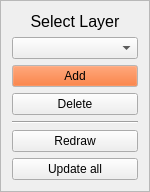
        <widget class="QFrame" name="frame_12">
         <property name="minimumSize">
          <size>
           <width>100</width>
           <height>0</height>
          </size>
         </property>
         <property name="maximumSize">
          <size>
           <width>150</width>
           <height>16777215</height>
          </size>
         </property>
         <property name="frameShape">
          <enum>QFrame::StyledPanel</enum>
         </property>
         <property name="frameShadow">
          <enum>QFrame::Raised</enum>
         </property>
         <layout class="QVBoxLayout" name="verticalLayout_6">
          <item>
           <widget class="QLabel" name="select_label">
            <property name="maximumSize">
             <size>
              <width>16777215</width>
              <height>20</height>
             </size>
            </property>
            <property name="font">
             <font>
              <pointsize>12</pointsize>
             </font>
            </property>
            <property name="text">
             <string>Select Layer</string>
            </property>
            <property name="alignment">
             <set>Qt::AlignCenter</set>
            </property>
           </widget>
          </item>
          <item>
           <widget class="QComboBox" name="layersComboBox"/>
          </item>
          <item>
           <widget class="QPushButton" name="addLayerButton">
            <property name="palette">
             <palette>
              <active>
               <colorrole role="WindowText">
                <brush brushstyle="SolidPattern">
                 <color alpha="255">
                  <red>0</red>
                  <green>0</green>
                  <blue>0</blue>
                 </color>
                </brush>
               </colorrole>
               <colorrole role="Button">
                <brush brushstyle="SolidPattern">
                 <color alpha="255">
                  <red>255</red>
                  <green>85</green>
                  <blue>0</blue>
                 </color>
                </brush>
               </colorrole>
               <colorrole role="Light">
                <brush brushstyle="SolidPattern">
                 <color alpha="255">
                  <red>255</red>
                  <green>255</green>
                  <blue>255</blue>
                 </color>
                </brush>
               </colorrole>
               <colorrole role="Midlight">
                <brush brushstyle="SolidPattern">
                 <color alpha="255">
                  <red>255</red>
                  <green>255</green>
                  <blue>255</blue>
                 </color>
                </brush>
               </colorrole>
               <colorrole role="Dark">
                <brush brushstyle="SolidPattern">
                 <color alpha="255">
                  <red>127</red>
                  <green>127</green>
                  <blue>127</blue>
                 </color>
                </brush>
               </colorrole>
               <colorrole role="Mid">
                <brush brushstyle="SolidPattern">
                 <color alpha="255">
                  <red>170</red>
                  <green>170</green>
                  <blue>170</blue>
                 </color>
                </brush>
               </colorrole>
               <colorrole role="Text">
                <brush brushstyle="SolidPattern">
                 <color alpha="255">
                  <red>0</red>
                  <green>0</green>
                  <blue>0</blue>
                 </color>
                </brush>
               </colorrole>
               <colorrole role="BrightText">
                <brush brushstyle="SolidPattern">
                 <color alpha="255">
                  <red>255</red>
                  <green>255</green>
                  <blue>255</blue>
                 </color>
                </brush>
               </colorrole>
               <colorrole role="ButtonText">
                <brush brushstyle="SolidPattern">
                 <color alpha="255">
                  <red>0</red>
                  <green>0</green>
                  <blue>0</blue>
                 </color>
                </brush>
               </colorrole>
               <colorrole role="Base">
                <brush brushstyle="SolidPattern">
                 <color alpha="255">
                  <red>255</red>
                  <green>255</green>
                  <blue>255</blue>
                 </color>
                </brush>
               </colorrole>
               <colorrole role="Window">
                <brush brushstyle="SolidPattern">
                 <color alpha="255">
                  <red>255</red>
                  <green>255</green>
                  <blue>255</blue>
                 </color>
                </brush>
               </colorrole>
               <colorrole role="Shadow">
                <brush brushstyle="SolidPattern">
                 <color alpha="255">
                  <red>0</red>
                  <green>0</green>
                  <blue>0</blue>
                 </color>
                </brush>
               </colorrole>
               <colorrole role="AlternateBase">
                <brush brushstyle="SolidPattern">
                 <color alpha="255">
                  <red>255</red>
                  <green>255</green>
                  <blue>255</blue>
                 </color>
                </brush>
               </colorrole>
               <colorrole role="ToolTipBase">
                <brush brushstyle="SolidPattern">
                 <color alpha="255">
                  <red>255</red>
                  <green>255</green>
                  <blue>220</blue>
                 </color>
                </brush>
               </colorrole>
               <colorrole role="ToolTipText">
                <brush brushstyle="SolidPattern">
                 <color alpha="255">
                  <red>0</red>
                  <green>0</green>
                  <blue>0</blue>
                 </color>
                </brush>
               </colorrole>
              </active>
              <inactive>
               <colorrole role="WindowText">
                <brush brushstyle="SolidPattern">
                 <color alpha="255">
                  <red>0</red>
                  <green>0</green>
                  <blue>0</blue>
                 </color>
                </brush>
               </colorrole>
               <colorrole role="Button">
                <brush brushstyle="SolidPattern">
                 <color alpha="255">
                  <red>255</red>
                  <green>85</green>
                  <blue>0</blue>
                 </color>
                </brush>
               </colorrole>
               <colorrole role="Light">
                <brush brushstyle="SolidPattern">
                 <color alpha="255">
                  <red>255</red>
                  <green>255</green>
                  <blue>255</blue>
                 </color>
                </brush>
               </colorrole>
               <colorrole role="Midlight">
                <brush brushstyle="SolidPattern">
                 <color alpha="255">
                  <red>255</red>
                  <green>255</green>
                  <blue>255</blue>
                 </color>
                </brush>
               </colorrole>
               <colorrole role="Dark">
                <brush brushstyle="SolidPattern">
                 <color alpha="255">
                  <red>127</red>
                  <green>127</green>
                  <blue>127</blue>
                 </color>
                </brush>
               </colorrole>
               <colorrole role="Mid">
                <brush brushstyle="SolidPattern">
                 <color alpha="255">
                  <red>170</red>
                  <green>170</green>
                  <blue>170</blue>
                 </color>
                </brush>
               </colorrole>
               <colorrole role="Text">
                <brush brushstyle="SolidPattern">
                 <color alpha="255">
                  <red>0</red>
                  <green>0</green>
                  <blue>0</blue>
                 </color>
                </brush>
               </colorrole>
               <colorrole role="BrightText">
                <brush brushstyle="SolidPattern">
                 <color alpha="255">
                  <red>255</red>
                  <green>255</green>
                  <blue>255</blue>
                 </color>
                </brush>
               </colorrole>
               <colorrole role="ButtonText">
                <brush brushstyle="SolidPattern">
                 <color alpha="255">
                  <red>0</red>
                  <green>0</green>
                  <blue>0</blue>
                 </color>
                </brush>
               </colorrole>
               <colorrole role="Base">
                <brush brushstyle="SolidPattern">
                 <color alpha="255">
                  <red>255</red>
                  <green>255</green>
                  <blue>255</blue>
                 </color>
                </brush>
               </colorrole>
               <colorrole role="Window">
                <brush brushstyle="SolidPattern">
                 <color alpha="255">
                  <red>255</red>
                  <green>255</green>
                  <blue>255</blue>
                 </color>
                </brush>
               </colorrole>
               <colorrole role="Shadow">
                <brush brushstyle="SolidPattern">
                 <color alpha="255">
                  <red>0</red>
                  <green>0</green>
                  <blue>0</blue>
                 </color>
                </brush>
               </colorrole>
               <colorrole role="AlternateBase">
                <brush brushstyle="SolidPattern">
                 <color alpha="255">
                  <red>255</red>
                  <green>255</green>
                  <blue>255</blue>
                 </color>
                </brush>
               </colorrole>
               <colorrole role="ToolTipBase">
                <brush brushstyle="SolidPattern">
                 <color alpha="255">
                  <red>255</red>
                  <green>255</green>
                  <blue>220</blue>
                 </color>
                </brush>
               </colorrole>
               <colorrole role="ToolTipText">
                <brush brushstyle="SolidPattern">
                 <color alpha="255">
                  <red>0</red>
                  <green>0</green>
                  <blue>0</blue>
                 </color>
                </brush>
               </colorrole>
              </inactive>
              <disabled>
               <colorrole role="WindowText">
                <brush brushstyle="SolidPattern">
                 <color alpha="255">
                  <red>127</red>
                  <green>127</green>
                  <blue>127</blue>
                 </color>
                </brush>
               </colorrole>
               <colorrole role="Button">
                <brush brushstyle="SolidPattern">
                 <color alpha="255">
                  <red>255</red>
                  <green>85</green>
                  <blue>0</blue>
                 </color>
                </brush>
               </colorrole>
               <colorrole role="Light">
                <brush brushstyle="SolidPattern">
                 <color alpha="255">
                  <red>255</red>
                  <green>255</green>
                  <blue>255</blue>
                 </color>
                </brush>
               </colorrole>
               <colorrole role="Midlight">
                <brush brushstyle="SolidPattern">
                 <color alpha="255">
                  <red>255</red>
                  <green>255</green>
                  <blue>255</blue>
                 </color>
                </brush>
               </colorrole>
               <colorrole role="Dark">
                <brush brushstyle="SolidPattern">
                 <color alpha="255">
                  <red>127</red>
                  <green>127</green>
                  <blue>127</blue>
                 </color>
                </brush>
               </colorrole>
               <colorrole role="Mid">
                <brush brushstyle="SolidPattern">
                 <color alpha="255">
                  <red>170</red>
                  <green>170</green>
                  <blue>170</blue>
                 </color>
                </brush>
               </colorrole>
               <colorrole role="Text">
                <brush brushstyle="SolidPattern">
                 <color alpha="255">
                  <red>127</red>
                  <green>127</green>
                  <blue>127</blue>
                 </color>
                </brush>
               </colorrole>
               <colorrole role="BrightText">
                <brush brushstyle="SolidPattern">
                 <color alpha="255">
                  <red>255</red>
                  <green>255</green>
                  <blue>255</blue>
                 </color>
                </brush>
               </colorrole>
               <colorrole role="ButtonText">
                <brush brushstyle="SolidPattern">
                 <color alpha="255">
                  <red>127</red>
                  <green>127</green>
                  <blue>127</blue>
                 </color>
                </brush>
               </colorrole>
               <colorrole role="Base">
                <brush brushstyle="SolidPattern">
                 <color alpha="255">
                  <red>255</red>
                  <green>255</green>
                  <blue>255</blue>
                 </color>
                </brush>
               </colorrole>
               <colorrole role="Window">
                <brush brushstyle="SolidPattern">
                 <color alpha="255">
                  <red>255</red>
                  <green>255</green>
                  <blue>255</blue>
                 </color>
                </brush>
               </colorrole>
               <colorrole role="Shadow">
                <brush brushstyle="SolidPattern">
                 <color alpha="255">
                  <red>0</red>
                  <green>0</green>
                  <blue>0</blue>
                 </color>
                </brush>
               </colorrole>
               <colorrole role="AlternateBase">
                <brush brushstyle="SolidPattern">
                 <color alpha="255">
                  <red>255</red>
                  <green>255</green>
                  <blue>255</blue>
                 </color>
                </brush>
               </colorrole>
               <colorrole role="ToolTipBase">
                <brush brushstyle="SolidPattern">
                 <color alpha="255">
                  <red>255</red>
                  <green>255</green>
                  <blue>220</blue>
                 </color>
                </brush>
               </colorrole>
               <colorrole role="ToolTipText">
                <brush brushstyle="SolidPattern">
                 <color alpha="255">
                  <red>0</red>
                  <green>0</green>
                  <blue>0</blue>
                 </color>
                </brush>
               </colorrole>
              </disabled>
             </palette>
            </property>
            <property name="text">
             <string>Add</string>
            </property>
           </widget>
          </item>
          <item>
           <widget class="QPushButton" name="deleteLayerButton">
            <property name="text">
             <string>Delete</string>
            </property>
           </widget>
          </item>
          <item>
           <widget class="Line" name="line">
            <property name="orientation">
             <enum>Qt::Horizontal</enum>
            </property>
           </widget>
          </item>
          <item>
           <widget class="QPushButton" name="redrawButton">
            <property name="text">
             <string>Redraw</string>
            </property>
           </widget>
          </item>
          <item>
           <widget class="QPushButton" name="updateButton">
            <property name="text">
             <string>Update all</string>
            </property>
           </widget>
          </item>
         </layout>
        </widget>
